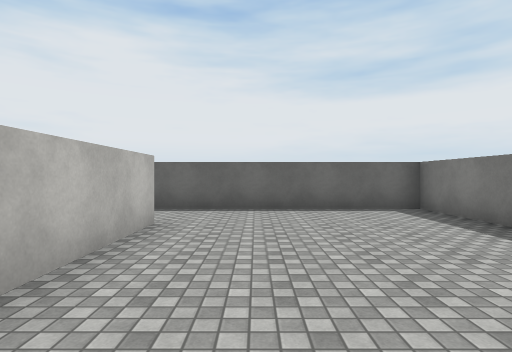
[1] (above)

24 first-person views from a walk through a scene from a Unity 3-D project. The camera is 1.4 m above the floor, looks level and sees 80° across. The floor is counted in squares, 2 m on a side. Each view is taken from the middle of a square. On the plan, view 1 faces up. The plan holds only what a view shows up to about 10 squares ahead; the rest is blank. Surface patterns are stand-ins for the level's own textures.

[2]
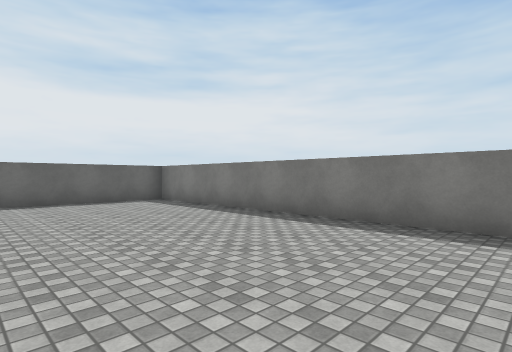

[3]
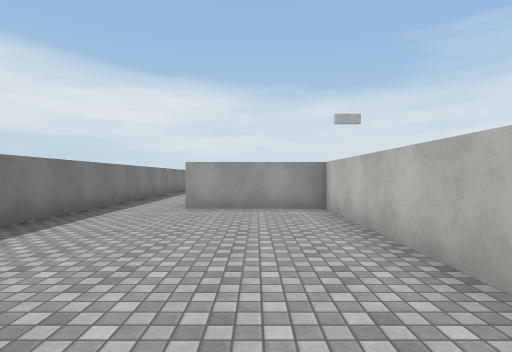

[4]
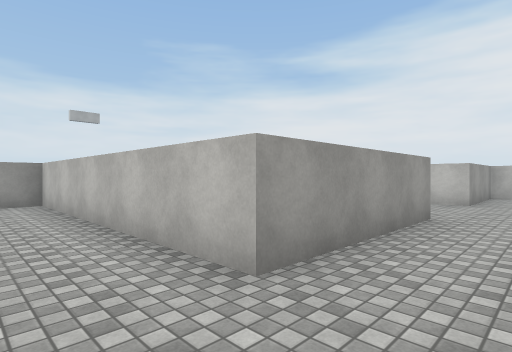

[5]
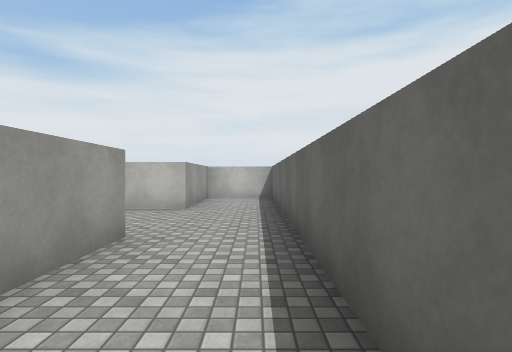

[6]
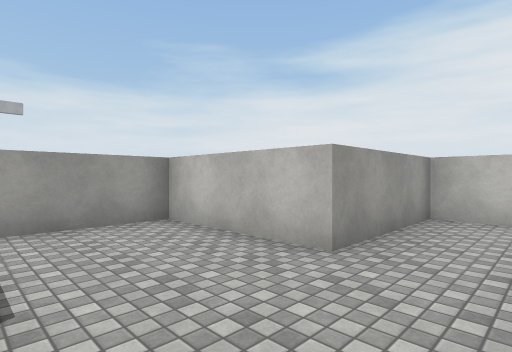

[7]
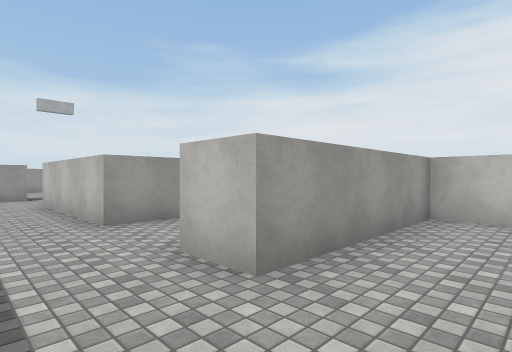

[8]
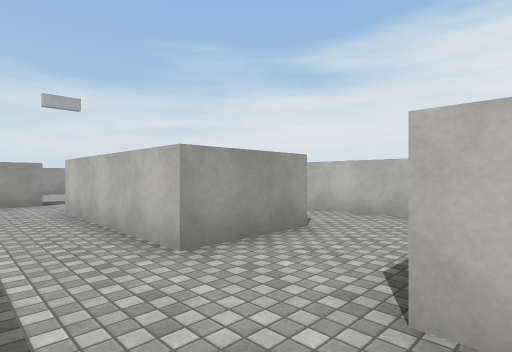

[9]
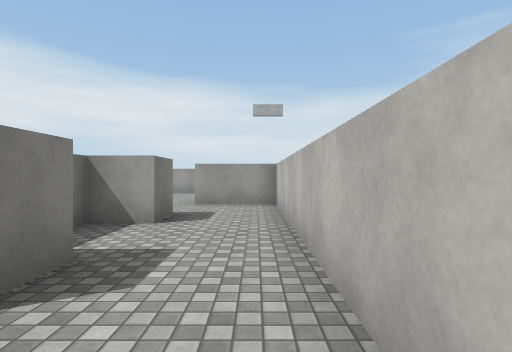

[10]
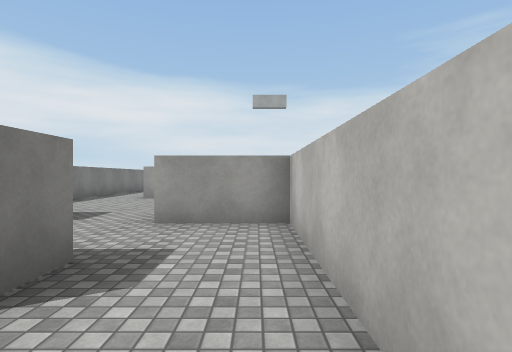

[11]
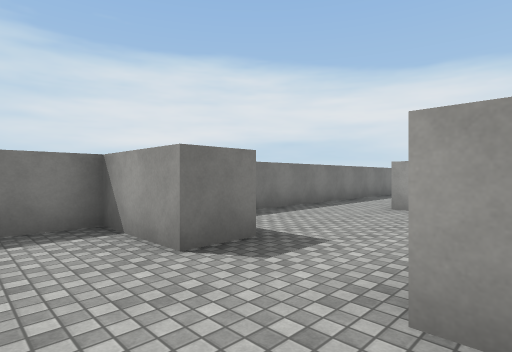

[12]
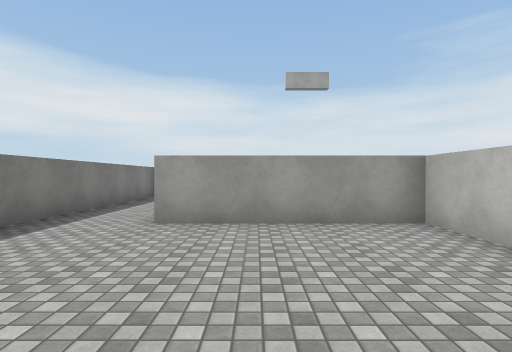

[13]
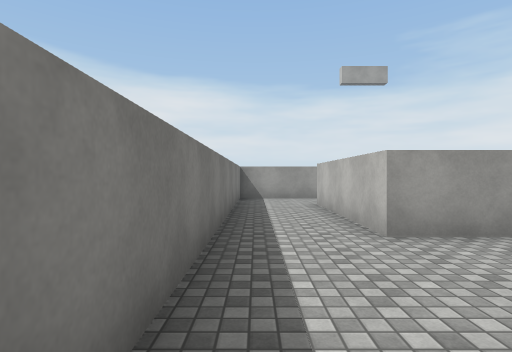

[14]
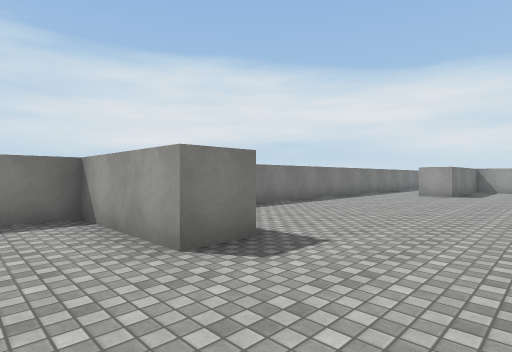

[15]
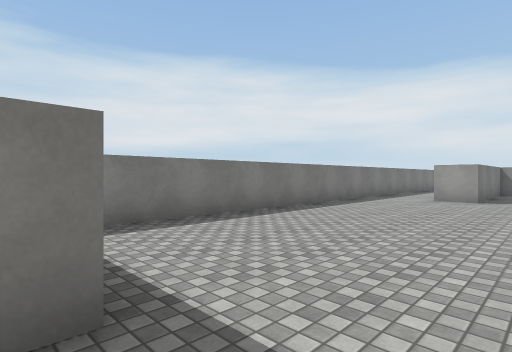

[16]
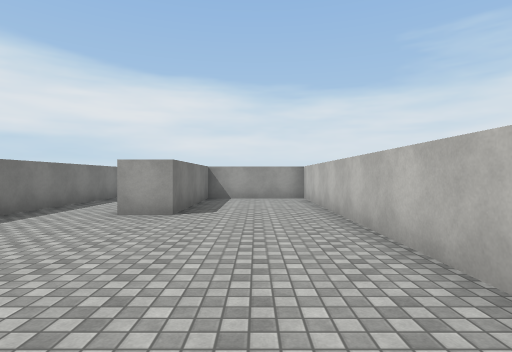

[17]
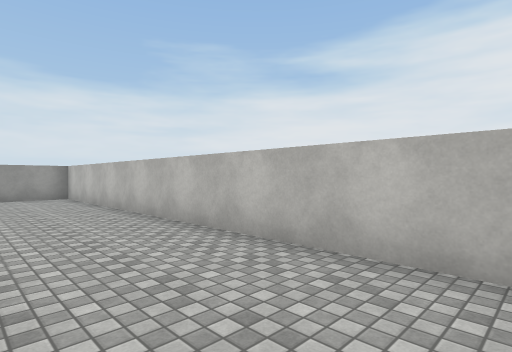

[18]
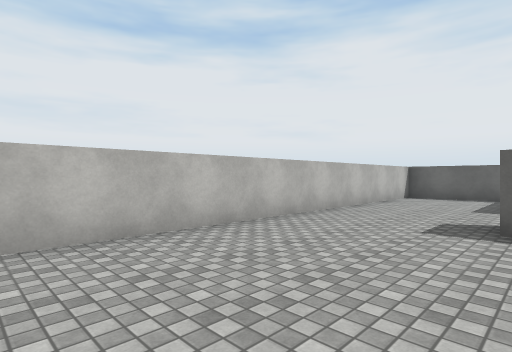

[19]
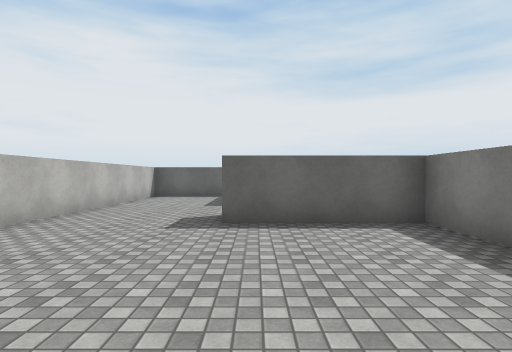

[20]
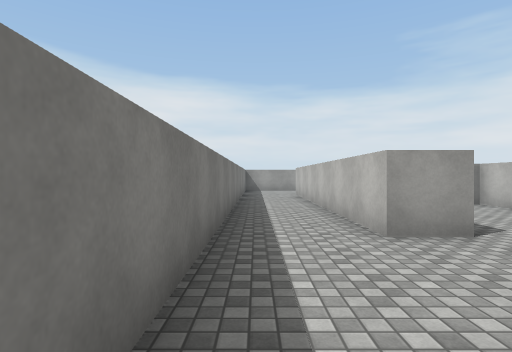

[21]
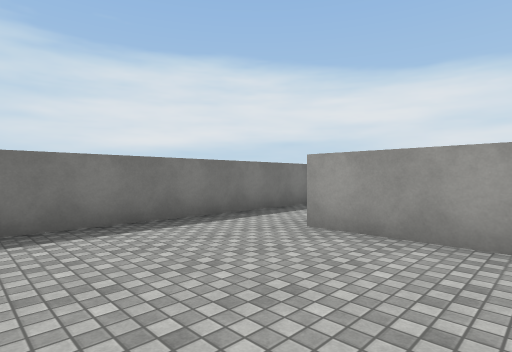

[22]
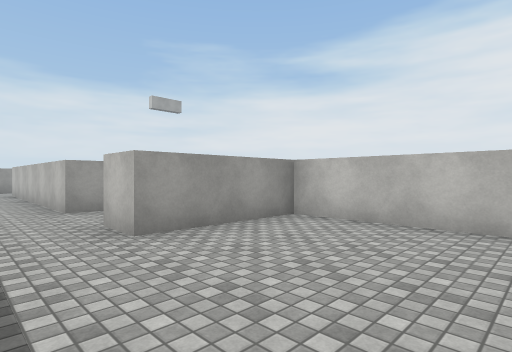

[23]
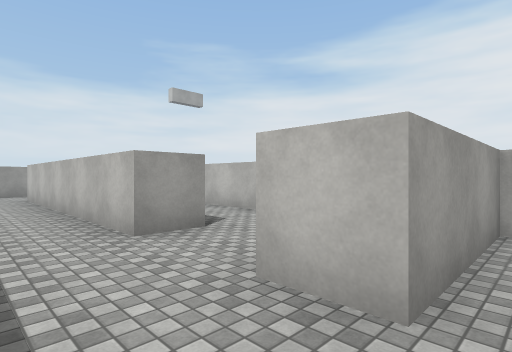

[24]
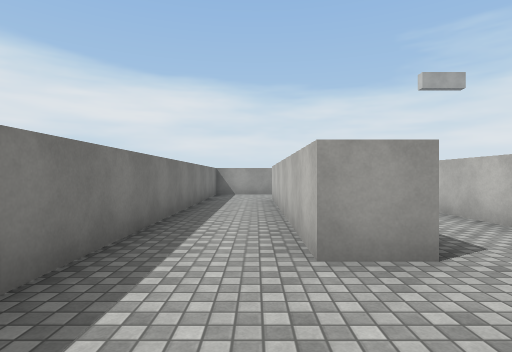

### Floor plan
Points are (right, up) in squares from view 1. A wall is a line through its corners. A room is listed if a view was taken in it or the views show most of it. See-through windows are left out.
Room 1 (views 1, 2, 3, 4, 5, 6)
walls: (-5.5, 4.5) (-1.5, 4.5) (-1.5, -2.5) (1.5, -2.5); (3.5, -2.5) (3.5, 6.5) (-11.5, 6.5) (-11.5, 4.5) (-8.5, 4.5) (-8.5, 1.5) (-5.5, 1.5)
ways out: opening at (-5, 2.5) to room 2; opening at (2.5, -3) to room 6
Room 2 (view 7)
walls: (-5.5, 1.5) (-4.5, 1.5)
ways out: opening at (-5, 2.5) to room 1; opening at (-3.5, 1) to room 3
Room 3 (views 8, 9, 10, 11, 12)
walls: (-6.5, -2.5) (-6.5, -1.8); (-6.5, -1.5) (-4.5, -1.5) (-4.5, -5.5); (-6.5, -5.5) (-6.5, -4.5) (-5.5, -4.5); (-8.5, -0.5) (-8.5, -7.5) (-6.5, -7.5); (-4.5, 1.5) (-4.5, 0.5); (-4.5, -8.5) (-4.5, -7.5) (-2.5, -7.5) (-2.5, -6.4)
ways out: opening at (-3.5, 1) to room 2; opening at (-5.5, -8) to room 4
Room 4 (view 13)
walls: (-8.5, -10.9) (-8.5, -12.5) (-4.5, -12.5) (-4.5, -16.5); (-5.5, -18.5) (-2.5, -18.5) (-2.5, -9.5)
ways out: opening at (-5.5, -8) to room 3; opening at (-5, -17.5) to room 5
Room 5 (views 14, 15, 16, 17, 18, 19, 20)
walls: (-2.5, -28.4) (-2.5, -19.5) (-5.5, -19.5) (-5.5, -18.5); (-6.1, -13.5) (-8.5, -13.5) (-8.5, -32.5) (-5.5, -32.5) (-5.5, -28.5) (-4.5, -28.5)
ways out: opening at (-5, -17.5) to room 4; opening at (-3.5, -29)
Room 6 (views 21, 22, 23, 24)
walls: (-1.5, -4.4) (-1.5, -7.5) (1.5, -7.5) (1.5, -8.5); (3.5, -8.5) (3.5, -2.5)
ways out: opening at (2.5, -3) to room 1; opening at (2.5, -8) to room 7
Room 7 (no view inside)
walls: (1.5, -10.5) (1.5, -17.5); (3.5, -18) (3.5, -8.5); (1.2, -19.5) (2, -19.5)
ways out: opening at (2.5, -8) to room 6; opening at (1, -9.5)

Positions as (right, up) in squares from view 1, and headings:
1: (0, 0), facing up
2: (-1, -2), facing up-right
3: (0, 4), facing down
4: (0, 6), facing down-left
5: (-2, 6), facing left
6: (-6, 6), facing down-left
7: (-3, 3), facing down-left
8: (-3, 1), facing down-left
9: (-8, 0), facing down
10: (-8, -3), facing down
11: (-7, -6), facing down-right
12: (-6, -8), facing down
13: (-3, -9), facing down
14: (-8, -17), facing down-right
15: (-7, -19), facing down-right
16: (-7, -23), facing down
17: (-6, -22), facing down-left
18: (-5, -24), facing up-left
19: (-5, -24), facing up
20: (-3, -25), facing down
21: (-1, -4), facing down-right
22: (3, -4), facing down-left
23: (3, -7), facing down-left
24: (2, -8), facing down
